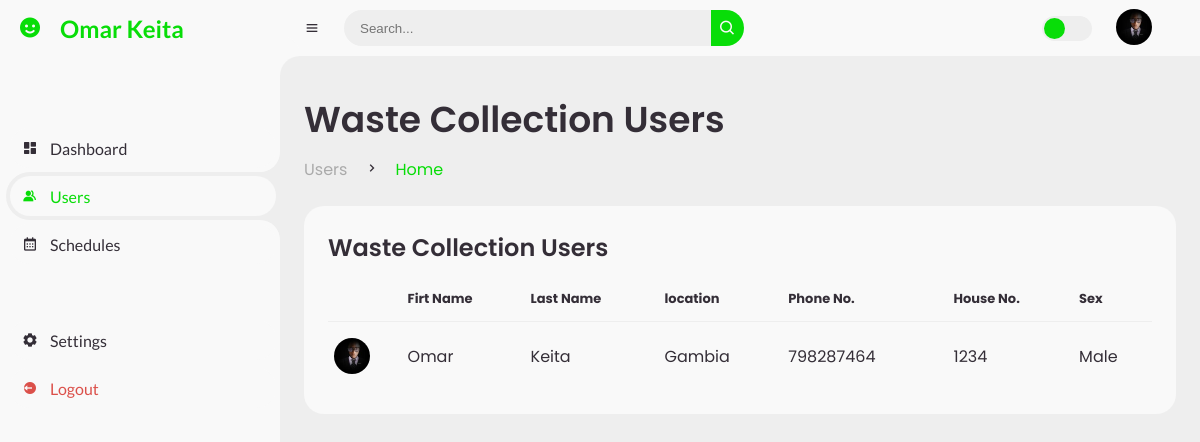
The app's page /admin_dashboard/users (signed in), older data.
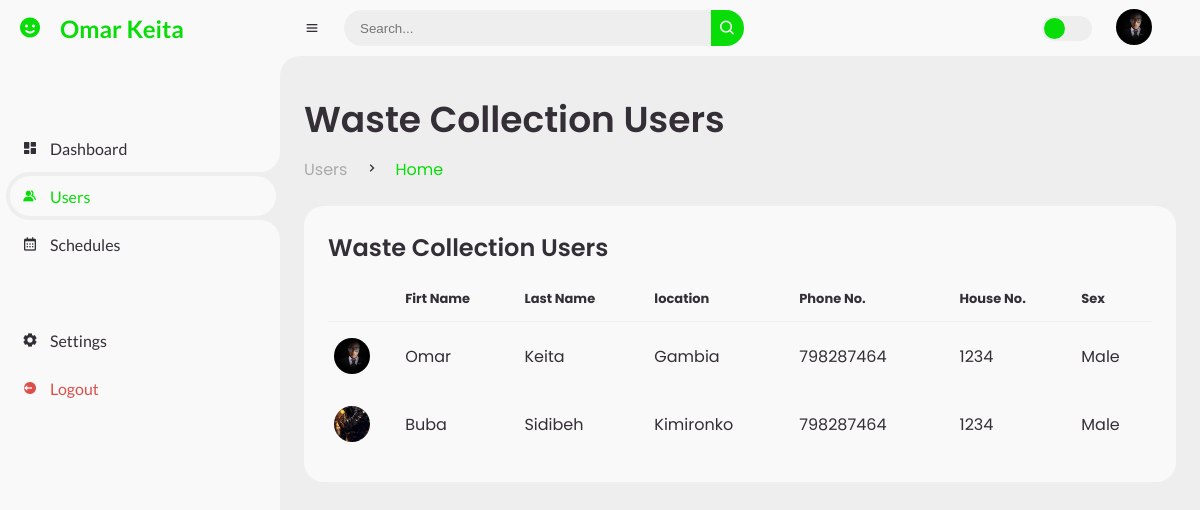
The same page, newer data.
### app/models.py (models this page shows, shortened)
class User(db.Model, UserMixin):
    id = db.Column(db.Integer,  nullable= False, primary_key=True, autoincrement=True)
    first_name = db.Column(db.String(50), nullable=False)
    middle_name = db.Column(db.String(50), nullable=False, default="")
    last_name = db.Column(db.String(50), nullable=False)
    email = db.Column(db.String(50), unique=True, nullable=False,)
    sex = db.Column(db.String(50), nullable=False, default='Male')
    address = db.Column(db.String(50), nullable=False)
    house_number = db.Column(db.String(50), nullable=False)
    location = db.Column(db.String(50), nullable=False)
    image_file = db.Column(db.String(500), nullable=False, default='default.jpg')
    phone_number = db.Column(db.String(50), nullable=False)
    password = db.Column(db.String(150), nullable=False)
    schedule = db.relationship('Scheduling', backref='customer', lazy=True)
    is_admin = db.Column(db.Boolean, nullable=False, default=False)

### app/routes.py (the view)
@app.route('/admin_dashboard/users', methods=['GET', 'POST'])
@login_required
def users():
    if not current_user.is_admin:
        abort(403)
        flash('Access Denied', 'danger')
    user_schedule = Scheduling.query.all()
    users = User.query.all()
    return render_template('users.html', user_schedule=user_schedule, datetime=datetime, users=users)

### app/models.py (called while the page is built)
@login_manager.user_loader
def load_user(user_id):
    return User.query.get(int(user_id))

### app/templates/users.html
{% extends 'admin_base.html' %} {% block sidebar %}
<ul class="side-menu top">
  <li>
    <a href="{{url_for('admin_dashboard')}}">
      <i class="bx bxs-dashboard"></i>
      <span class="text">Dashboard</span>
    </a>
  </li>
  <li class="active">
    <a href="{{url_for('users')}}">
      <i class="bx bxs-group"></i>
      <span class="text">Users</span>
    </a>
  </li>
  <li>
    <a href="{{url_for('admin_user_schedule')}}">
      <i class="bx bx-calendar"></i>
      <span class="text">Schedules</span>
    </a>
  </li>
</ul>
{% endblock %} {% block content %}
<main>
  <div class="head-title">
    <div class="left">
      <h1>Waste Collection Users</h1>
      <ul class="breadcrumb">
        <li>
          <a href="{{url_for('admin_dashboard')}}">Users</a>
        </li>
        <li><i class="bx bx-chevron-right"></i></li>
        <li>
          <a class="active" href="{{url_for('home')}}">Home</a>
        </li>
      </ul>
    </div>
  </div>
  <div class="table-data">
    <div class="order">
      <div class="head">
        <h3>Waste Collection Users</h3>
      </div>
      <table>
        <thead>
          <tr>
            <th></th>
            <th>Firt Name</th>
            <th>Last Name</th>
            <th>location</th>
            <th>Phone No.</th>
            <th>House No.</th>
            <th>Sex</th>
          </tr>
        </thead>
        <tbody>
          {% for user in users %}
          <tr>
            <td>
              <img
                src="{{ url_for('static', filename='profile_pics/' + user.image_file) }}"
              />
            </td>
            <td>{{ user.first_name }}</td>
            <td>{{ user.last_name }}</td>
            <td>
              <p>{{ user.location}}</p>
            </td>
            <td>{{ user.phone_number }}</td>
            <td>{{ user.house_number }}</td>
            <td>
              <p>{{ user.sex }}</p>
            </td>
          </tr>
          {% endfor %}
        </tbody>
      </table>
    </div>
  </div>
</main>
{% endblock %}

### app/templates/admin_base.html (shortened to what this page needs)
<!DOCTYPE html>
<html lang="en">
  <head>
    <link
      href="https://unpkg.com/boxicons@2.0.9/css/boxicons.min.css"
      rel="stylesheet"
    />
    <link
      rel="stylesheet"
      href="{{url_for('static', filename='css/admin.css')}}"
    />
  </head>
  <body>
    <section id="sidebar">
      <a href="#" class="brand">
        <i class="bx bxs-smile"></i>
        <span class="text"
          >{{current_user.first_name}} {{current_user.last_name}}</span
        >
      </a>
      {% block sidebar %} {% endblock %}
      <ul class="side-menu">
        <li>
          <a href="{{url_for('account')}}">
            <i class="bx bxs-cog"></i>
            <span class="text">Settings</span>
          </a>
        </li>
        <li>
          <a href="{{url_for('logout')}}" class="logout">
            <i class="bx bxs-log-out-circle"></i>
            <span class="text">Logout</span>
          </a>
        </li>
      </ul>
    </section>
    <section id="content">
      <nav>
        <i class="bx bx-menu"></i>
        <form action="#">
          <div class="form-input">
            <input type="search" placeholder="Search..." />
            <button type="submit" class="search-btn">
              <i class="bx bx-search"></i>
            </button>
          </div>
        </form>
        <label for="switch-mode" class="switch-mode"></label>
        <a href="#" class="profile">
          <img
            src="{{url_for('static', filename='profile_pics/' + current_user.image_file)}}"
            alt=""
          />
        </a>
      </nav>
      {% block content %} {% endblock %}
    </section>
  </body>
</html>

Row changes from the older to the newer data that the page shows:
added User: image_file (picture), first_name "Buba", last_name "Sidibeh", location "Kimironko", phone_number "798287464", house_number "1234", sex "Male"
